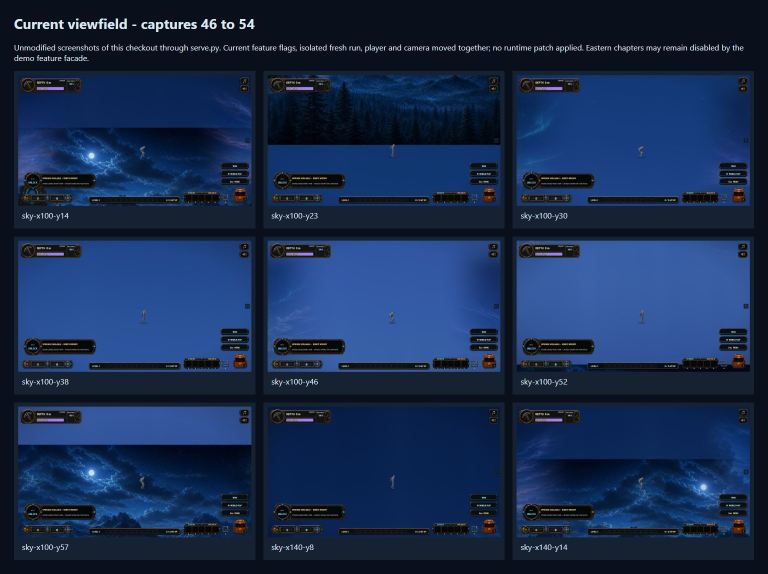
#> input picture testing/2026-09-05-surface-viewfield-audit/sheet-06.jpg, 1536 x 1148 px (shown at 1/2 size)
$ python -i piskel_artifacts.py   (imports and definitions only)
#> lines starting #> are read from the running program, lines starting #| are printed output that depends on the picture
#> further down, picture is the input picture: PIL image 1536x1148 RGB; mean R, G, B 24, 44, 78.5
from __future__ import annotations

import math
import statistics
from pathlib import Path
from typing import Any

from PIL import Image, ImageDraw

from piskel_document import (
    derived_artifact_paths,
    ensure_parent,
    piskel_grid,
    rel_path,
    repo_path,
    save_pillow_image,
    write_json,
)
from piskel_frame_polish import analyze_frames, drift_summary


def checker(size: tuple[int, int], cell: int = 12) -> Image.Image:
    width, height = size
    image = Image.new("RGB", size, (40, 41, 46))
    draw = ImageDraw.Draw(image)
    for y in range(0, height, cell):
        for x in range(0, width, cell):
            color = (60, 61, 68) if ((x // cell) + (y // cell)) % 2 else (38, 39, 44)
            draw.rectangle((x, y, x + cell - 1, y + cell - 1), fill=color)
    return image.convert("RGBA")


def preview_frame(frame: Image.Image, size: int = 170) -> Image.Image:
#> called with size = 170
    width, height = frame.size
#> width = 1536; height = 1148
    scale = min(size / width, size / height)
#> scale = 0.111
    resized = frame.resize(
        (max(1, round(width * scale)), max(1, round(height * scale))),
        Image.Resampling.LANCZOS,
    )
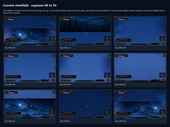
#> resized: PIL image 170x127 RGB; mean R, G, B 24, 44, 78.5
    base = checker((size, size)).convert("RGBA")
#> in checker, `image = Image.new("RGB", size, (40, 41, 46))`:
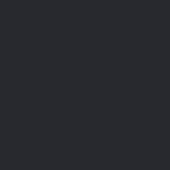
#> image: PIL image 170x170 RGB; mean R, G, B 40, 41, 46
#> in checker, `return image.convert("RGBA")`:
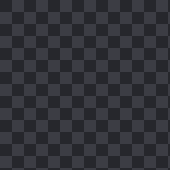
#> returned value: PIL image 170x170 RGBA; mean R, G, B, A 49, 50, 56, 255
#> (the run stopped early here; a loop or call above may not have finished)
